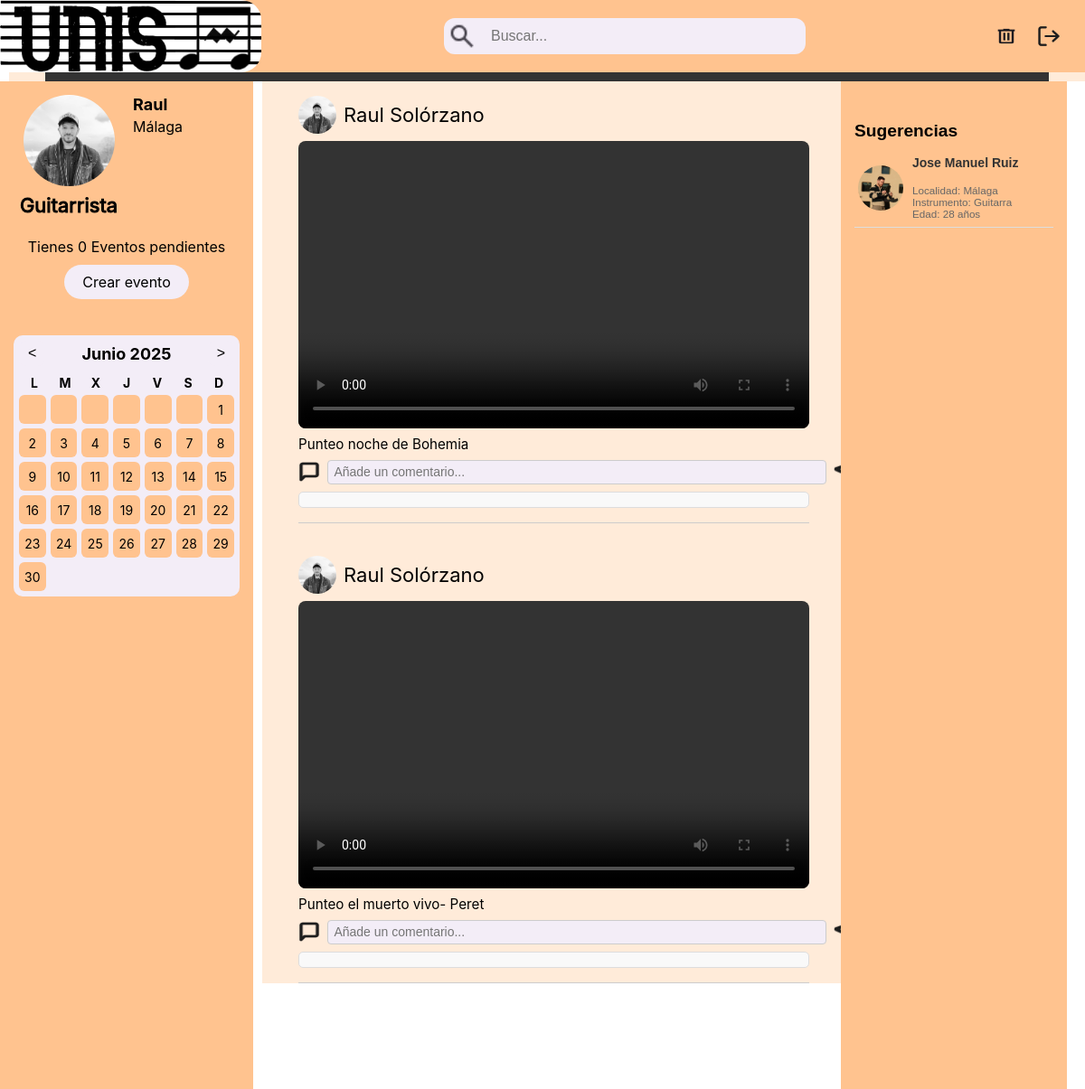
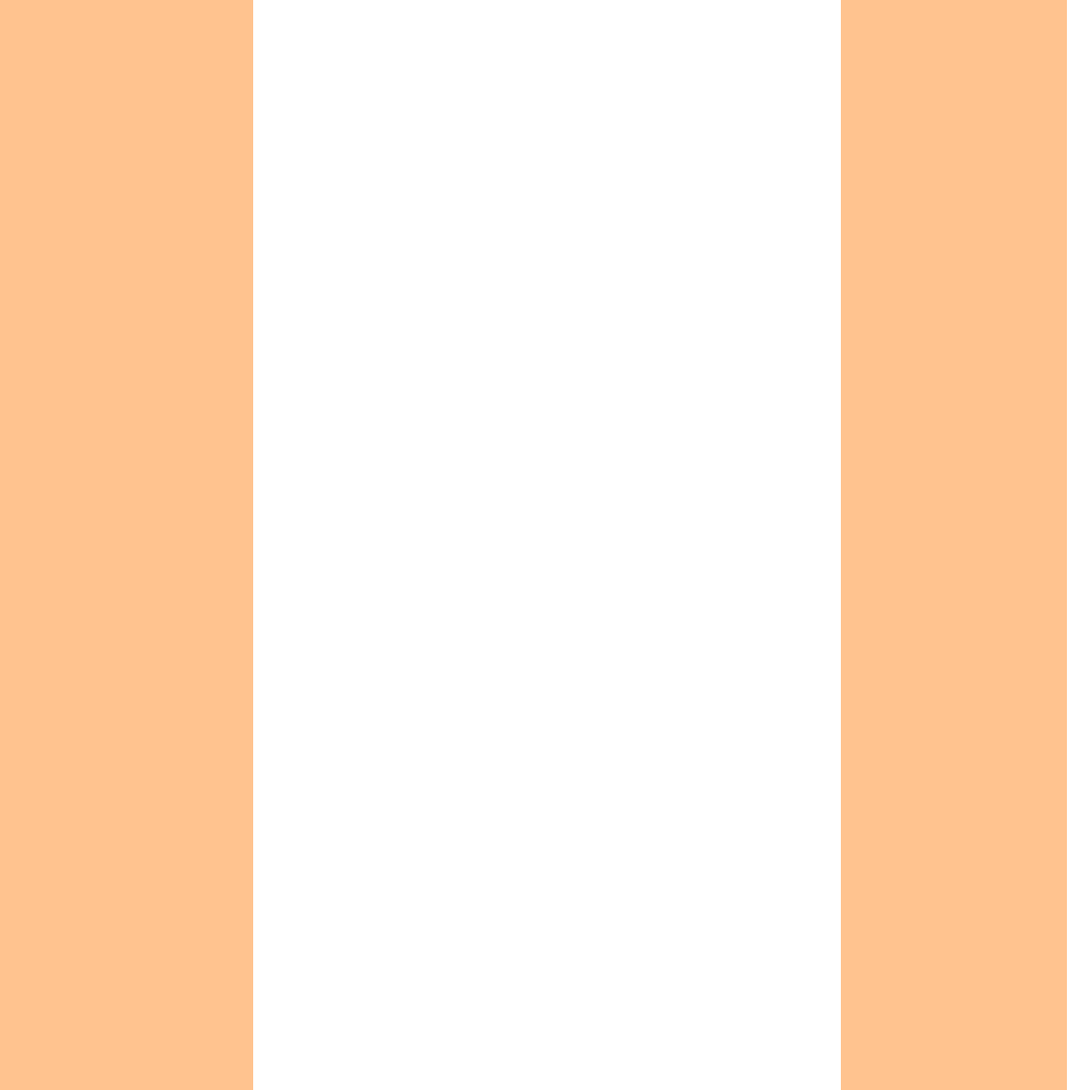
The app's page /home.php (signed in) with its own data (2 pictures, top to bottom).
### tables this page shows
CREATE TABLE `usuario` (
  `id_usuario` int(11) NOT NULL,
  `nombre` varchar(30) NOT NULL,
  `apellidos` varchar(50) NOT NULL,
  `nombre_usuario` varchar(30) NOT NULL,
  `pass` varchar(255) NOT NULL,
  `edad` int(11) NOT NULL,
  `localidad` varchar(50) NOT NULL,
  `instrumento` varchar(30) NOT NULL,
  `gustos` text NOT NULL,
  `nivel` varchar(30) NOT NULL,
  `foto_perfil` varchar(255) DEFAULT NULL,
  `biografia` text NOT NULL DEFAULT '',
  `tecnicas` text DEFAULT ''
);

CREATE TABLE `video` (
  `id_video` int(11) NOT NULL,
  `id_usuario` int(11) NOT NULL,
  `descripcion` text DEFAULT NULL,
  `url_video` varchar(255) NOT NULL,
  `fecha_subida` datetime DEFAULT current_timestamp()
);

### central/feed.php (the view, shortened to what this page needs)
<?php
include_once(__DIR__ . '/../conexion.php');
$id_usuario_sesion = $_SESSION['id_usuario'] ?? null;
switch ($modoFeed) {
    case 'home':
    default:
        $sql = "SELECT v.*, u.nombre, u.apellidos, u.foto_perfil
                FROM video v
                JOIN usuario u ON v.id_usuario = u.id_usuario
                LEFT JOIN seguimiento s ON s.seguido_id = v.id_usuario AND s.seguidor_id = ?
                WHERE s.seguidor_id = ? OR v.id_usuario = ?
                ORDER BY v.fecha_subida DESC";
        $parametros = [$id_usuario_sesion, $id_usuario_sesion, $id_usuario_sesion];
        $tipos_param = "iii";
        $ocultarDatosUsuario = false;
        break;
}
$stmt = $conn->prepare($sql);
$stmt->bind_param($tipos_param, ...$parametros);
$stmt->execute();
$result = $stmt->get_result();
?>
<div class="feed">
    <?php while ($video = $result->fetch_assoc()): ?>
<div class="post" id="video-<?php echo $video['id_video']; ?>">
            <div class="usuario-info">
    <?php if (!$ocultarDatosUsuario): ?>
        <a href="#" class="ver-perfil" data-id="<?php echo $video['id_usuario']; ?>">
            <img class="foto-feed" src="/unisono/uploads/<?php echo htmlspecialchars($video['foto_perfil'] ?? 'perfil.png'); ?>" alt="Foto de perfil">
        </a>
        <a href="#" class="ver-perfil" data-id="<?php echo $video['id_usuario']; ?>">
            <span class="nombre-usuario"><?php echo htmlspecialchars($video['nombre']) . ' ' . htmlspecialchars($video['apellidos']); ?></span>
        </a>
    <?php endif; ?>
</div>
            <div class="video-contenido">
                <video src="/unisono/<?php echo htmlspecialchars($video['url_video']); ?>" controls controlsList="nodownload"></video>
                <?php if (!empty($video['descripcion'])): ?>
                    <p class="descripcion-video"><?php echo nl2br(htmlspecialchars($video['descripcion'])); ?></p>
                <?php endif; ?>
            </div>
            <div class="acciones">
    <div class="comentario-header">
<button class="btn-comentarios" data-id="<?php echo $video['id_video']; ?>">
    <img src="/unisono/iconos/coment.png" alt="Ver comentarios" class="icono-comentario">
</button>
        <form class="form-comentario" method="POST" action="/unisono/central/comentar.php">
            <input type="text" name="comentario" placeholder="Añade un comentario..." required>
<button type="submit" class="btn-enviar">
</button>
        </form>
    </div>
<div class="comentarios-container" id="comentarios-<?php echo $video['id_video']; ?>"></div>
</div>
        </div>
    <?php endwhile; ?>
</div>
    </div>
</div>

### home.php (shortened to what this page needs)
<?php
include('conexion.php');
$user_id = $_SESSION['id_usuario'];
$sql = "SELECT * FROM Usuario WHERE id_usuario = ?";
$stmt = $conn->prepare($sql);
$stmt->bind_param("i", $user_id);
$stmt->execute();
$result = $stmt->get_result();
$user = $result->fetch_assoc();
$sqlEventosPendientes = "
    SELECT COUNT(*) AS total_pendientes
    FROM evento_invitado ei
    JOIN evento e ON ei.id_evento = e.id_evento
    WHERE ei.id_usuario = ?
    AND e.fecha >= CURDATE()
";
$stmtEventos = $conn->prepare($sqlEventosPendientes);
$stmtEventos->bind_param("i", $user_id);
$stmtEventos->execute();
$resultEventos = $stmtEventos->get_result();
$eventosPendientes = 0;
if ($rowEventos = $resultEventos->fetch_assoc()) {
    $eventosPendientes = $rowEventos['total_pendientes'];
}
$edad_usuario = isset($user['edad']) ? intval($user['edad']) : 0;
$sqlUsuariosOrdenados = "
    SELECT u.id_usuario, u.nombre, u.apellidos, u.instrumento, u.localidad,
           u.edad, u.foto_perfil,
           (u.localidad = ?) AS misma_localidad,
           (u.instrumento = ?) AS mismo_instrumento,
           ABS(u.edad - ?) AS diferencia_edad
    FROM Usuario u
    WHERE u.id_usuario != ?
      AND u.id_usuario NOT IN (
          SELECT seguido_id FROM seguimiento WHERE seguidor_id = ?
      )
    ORDER BY
        misma_localidad DESC,
        mismo_instrumento DESC,
        diferencia_edad ASC,
        u.nombre ASC
    LIMIT 20
";
$user_localidad = $user['localidad'];
$user_instrumento = $user['instrumento'];
$user_edad = $edad_usuario;
$stmtUsuariosOrdenados = $conn->prepare($sqlUsuariosOrdenados);
$stmtUsuariosOrdenados->bind_param("isiii", $user_localidad, $user_instrumento, $user_edad, $user_id, $user_id);
$stmtUsuariosOrdenados->execute();
$resultUsuariosOrdenados = $stmtUsuariosOrdenados->get_result();
$sql = "SELECT * FROM Usuario WHERE id_usuario = ?";
$stmt = $conn->prepare($sql);
$stmt->bind_param("i", $user_id);
$stmt->execute();
$result = $stmt->get_result();
$user = $result->fetch_assoc();
$foto = !empty($user['foto_perfil']) ? 'uploads/' . $user['foto_perfil'] : './iconos/perfil.png';
$profesionales = [
    'guitarra' => 'Guitarrista',
    'bajo' => 'Bajista',
    'piano' => 'Pianista',
    'bateria' => 'Baterista'
];
$instrumento = strtolower(trim($user['instrumento']));
$profesional = isset($profesionales[$instrumento]) ? $profesionales[$instrumento] : $user['instrumento'];
?>
<?php
$modoFeed = 'home';
include 'feed.php';
?>
<!DOCTYPE html>
<html lang="es">
<head>
    <link rel="stylesheet" href="/unisono/css/stylesPrincipal.css" />
    <link rel="stylesheet" href="/unisono/css/perfil.css" />
    <link rel="stylesheet" href="/unisono//css/calendario.css" />
    <link rel="stylesheet" href="/unisono/css/busqueda.css"/>
    <link rel="stylesheet" href="/unisono/css/crearEvento.css" />
    <link rel="stylesheet" href="/unisono/css/feed.css">
    <link rel="stylesheet" href="/unisono/css/otroPerfil.css">
</head>
<body>
<div class="contenedor-general">
    <div class="superior-container">
        <div class="logo">
            <a href="home.php">
            <img src="./iconos/unisono.png" id="logo" alt="Logo" />
            </a>
        </div>
        <div class="busqueda">
            <button class="boton-lupa">
                <img src="./iconos/lupa.png" alt="Buscar">
            </button>
            <input type="text" id="cuadro-busqueda" placeholder="Buscar...">
        </div>
        <div class="botones-derecha">
            <button class="btn-del" id="btn-del">
                <img src="./iconos/del.png" alt="Eliminar usuario" />
            </button>
            <button class="btn-exit" id="btn-exit">
                <img src="./iconos/exit.png" alt="Salir" />
            </button>
        </div>
    </div>
    <div class="izquierda-container">
        <div class="mi-perfil">
            <div class="foto-container">
                <img id="foto-perfil" class="fotoPerfil" src="<?php echo htmlspecialchars($foto); ?>" alt="Foto de perfil" style="cursor:pointer;" />
                <label class="instrumento"><?php echo htmlspecialchars($profesional); ?></label>
            </div>
            <div class="info-perfil">
                <label class="nombre"><?php echo htmlspecialchars($user['nombre']); ?></label>
                <label class="localidad"><?php echo htmlspecialchars($user['localidad']); ?></label>
            </div>
        </div>
        <div class="eventos">
            <div class="evento-invitaciones">
                Tienes <?= $eventosPendientes ?> Evento<?= $eventosPendientes !== 1 ? 's' : '' ?> pendiente<?= $eventosPendientes !== 1 ? 's' : '' ?>
            </div>
            <div class="evento-boton">
                <button id="crear-evento-btn" type="button">Crear evento</button>
            </div>
        </div>
        <div class="calendario">
            <div class="calendario-header">
                <button id="prev-month">&lt;</button>
                <h2 id="mes-actual">Marzo 2025</h2>
                <button id="next-month">&gt;</button>
            </div>
            <div class="calendario-dias-semana">
                <div>L</div><div>M</div><div>X</div><div>J</div><div>V</div><div>S</div><div>D</div>
            </div>
            <div class="calendario-dias" id="calendario-dias"></div>
        </div>
    </div>
    <div class="central-container" id="central-container">
            <?php include("central/feed.php"); ?>
<div class="derecha-container">
    <div class="lista-usuarios">
        <h3>Sugerencias</h3>
        <?php
        $max_visibles_usuarios = 4;
        $contador = 0;
        ?>
        <ul>
        <?php while ($row = $resultUsuariosOrdenados->fetch_assoc()): ?>
            <li class="usuario-sugerido <?= ($contador >= $max_visibles_usuarios) ? 'oculta' : '' ?>">
                <?php
                    $nombre = htmlspecialchars($row['nombre'] ?? '');
                    $apellidos = htmlspecialchars($row['apellidos'] ?? '');
                    $edad = isset($row['edad']) ? intval($row['edad']) : '?';
                    $instrumento = !empty($row['instrumento']) ? ucfirst(htmlspecialchars($row['instrumento'])) : 'No disponible';
                    $localidad = htmlspecialchars($row['localidad'] ?? 'No disponible');
                    $fotoUsuario = !empty($row['foto_perfil']) ? 'uploads/' . $row['foto_perfil'] : './iconos/perfil.png';
                ?>
                <a href="#" class="ver-perfil" data-id="<?= $row['id_usuario'] ?>">
                    <img src="<?= $fotoUsuario ?>" alt="Foto de <?= $nombre ?>" class="foto-mini">
                    <div class="info-usuario">
                        <strong><?= $nombre . ' ' . $apellidos ?></strong><br>
                        <small>
                            Localidad: <?= $localidad ?><br>
                            Instrumento: <?= $instrumento ?><br>
                            Edad: <?= $edad ?> años
                        </small>
                    </div>
                </a>
            </li>
        <?php
        $contador++;
        endwhile;
        ?>
        </ul>
    </div>
</div>
</body>
</html>

### css/perfil.css (style rules this page uses)
body, html { padding: 0; margin: 0; height: 100%; font-family: Inter; }

### css/busqueda.css (style rules this page uses)
.lista-usuarios, .lista-eventos { list-style: none; padding-left: 0; margin-left: 0; }
.info-usuario { display: flex; flex-direction: column; }

### css/crearEvento.css (style rules this page uses)
ul, ol { list-style: none; padding-left: 0; margin-left: 0; }

### css/feed.css (style rules this page uses)
.feed { padding-left: 40px; padding-right: 40px; margin-left: 10px; background: #ffebd9; min-height: 100vh; box-sizing: border-box; display: flex; flex-direction: column; gap: 20px; }
.post { border-bottom: 1px solid #ccc; padding: 1rem 0; }
.usuario-info { display: flex; align-items: center; margin-bottom: 0.5rem; }
.foto-feed { width: 42px; height: 42px; flex-shrink: 0; border-radius: 133px; object-fit: cover; margin-right: 0.5rem; }
.nombre-usuario { display: flex; width: 208px; height: 32px; flex-direction: column; justify-content: center; flex-shrink: 0; color: #000; font-family: 'Inter', sans-serif; font-size: 22px; font-style: normal; font-weight: 400; line-height: normal; }
.video-contenido video { width: 100%; max-width: 100%; height: auto; aspect-ratio: 16 / 9; border-radius: 8px; object-fit: cover; display: flex; justify-content: center; }
.descripcion-video { margin: 0.5rem 0; font-size: 0.95rem; }
.acciones { margin-top: 0.5rem; }
.form-comentario { margin-top: 0.5rem; display: flex; gap: 0.5rem; }
.form-comentario input[type="text"] { flex: 1; padding: 0.4rem; border: 1px solid #ccc; display: flex; width: 552px; height: 27px; align-items: center; gap: 276px; border-radius: 12px; background: var(--Schemes-Surface-Container, #F3EDF7); font-size: 14px; outline: none; }
.comentarios-container { display: visible; margin-top: 0.5rem; padding: 0.5rem; background-color: #f9f9f9; border-radius: 5px; border: 1px solid #ddd; max-height: 200px; overflow-y: auto; }
.comentario-header { display: flex; align-items: center; gap: 0.5rem; margin-top: 0.5rem; }
.form-comentario { display: flex; flex: 1; gap: 0.5rem; margin: 0; }
.form-comentario input[type="text"] { flex: 1; padding: 0.4rem; border: 1px solid #ccc; border-radius: 4px; }
.btn-comentarios { background: none; border: none; cursor: pointer; padding: 0; display: flex; align-items: center; }
.icono-comentario { width: 24px; height: 24px; }
.btn-enviar { background: none; border: none; padding: 0; cursor: pointer; display: flex; align-items: center; }
.usuario-info a { text-decoration: none; color: inherit; }

### css/otroPerfil.css (style rules this page uses)
body, html { margin: 0; padding: 0; height: 100%; font-family: Inter, sans-serif; }

### records on screen
usuario: foto_perfil (picture), instrumento "Guitarrista", nombre "Raul", localidad "Málaga"
video: id_usuario.foto_perfil (picture), id_usuario.nombre "Raul", id_usuario.apellidos "Solórzano", descripcion "Punteo noche de Bohemia"
video: id_usuario.foto_perfil (picture), id_usuario.nombre "Raul", id_usuario.apellidos "Solórzano", descripcion "Punteo el muerto vivo- Peret"
usuario: foto_perfil (picture), nombre "Jose Manuel", apellidos "Ruiz", localidad "Málaga", instrumento "Guitarra", edad "28"

### other values on screen
$eventosPendientes "0"
